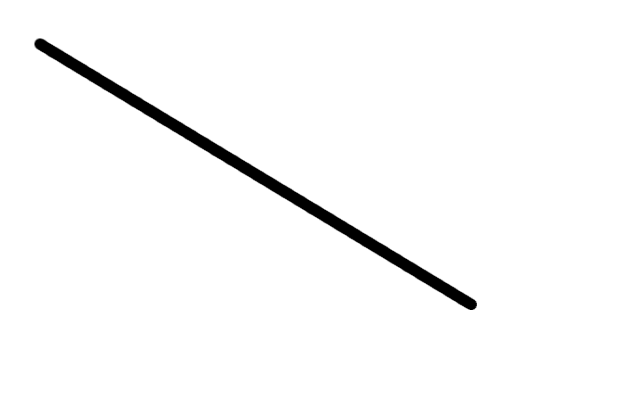
#> input picture resources/lines.png, 640 x 400 px
$ python HoughTransform.py
#> lines starting #> are read from the running program, lines starting #| are printed output that depends on the picture; after the words box and inside, x2 and y2 are one past the last pixel; in counts of white or black regions, pixels touching at a corner belong together
'''
Task 7 - Hough Transform

HoughLinesP()

Detect lines in an image.

HoughCircles()

Detect circles in an image.

Exercise - Find an image online with two circles. Detect the two circles with OpenCV and connect the centers with a line.
'''
import cv2
import numpy as np

img = cv2.imread('../resources/lines.png')
#> img is the input picture: shape (400, 640, 3); min 0, max 255, mean 249.2

gray = cv2.cvtColor(img,cv2.COLOR_BGR2GRAY)

edges = cv2.Canny(gray, 50, 200, apertureSize = 3)
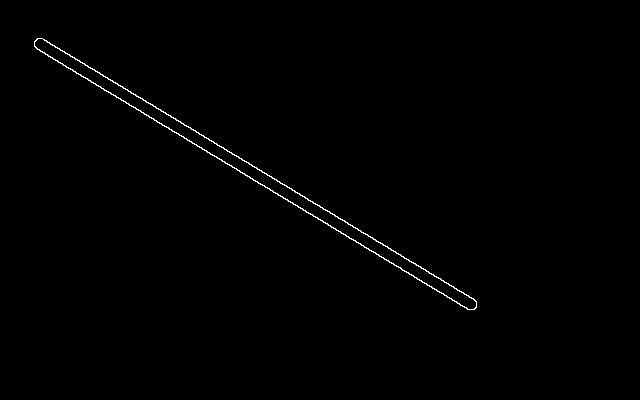
#> edges: shape (400, 640); 0.56% white in thin lines or dots, all inside (x1, y1, x2, y2) = (34, 38, 477, 310)

lines = cv2.HoughLines(edges, 1, np.pi/180, 10)
#> lines = 477 rows, first 8: [12, 2.11], [23, 2.11], [18, 2.13], [6, 2.13], [4, 2.13], [8, 2.13], [16, 2.13], [20, 2.13]

for rho, theta in lines[0]:
    a = np.cos(theta)
    b = np.sin(theta)
    x0 = a*rho
    y0 = b*rho
    x1 = int(x0 + 1000*(-b))
    y1 = int(y0 + 1000*a)
    x2 = int(x0 - 1000*(-b))
    y2 = int(y0 - 1000*a)
    cv2.line(img, (x1, y1), (x2, y2), (0, 0, 255), 2)
#> this loop made 1 pass
#> (rho, theta, a, b, x0, y0, x1, y1) on pass 1: (12, 2.11, -0.515, 0.857, -6.18, 10.29, -863, -504)
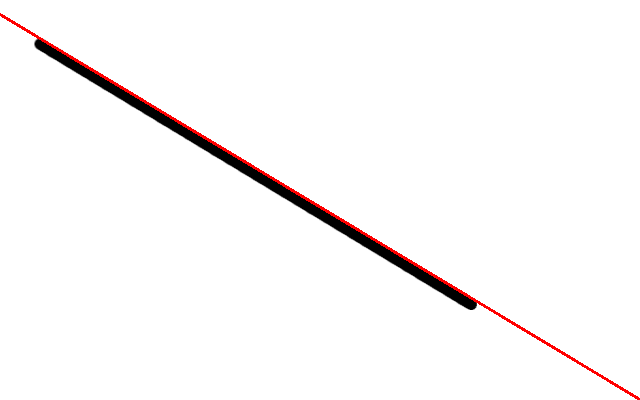
#> img: shape (400, 640, 3); 0.83% of pixels changed, all inside (x1, y1, x2, y2) = (0, 13, 640, 400)

image = cv2.imread('../resources/circle.png')
#> (the run stopped early here; a loop or call above may not have finished)
